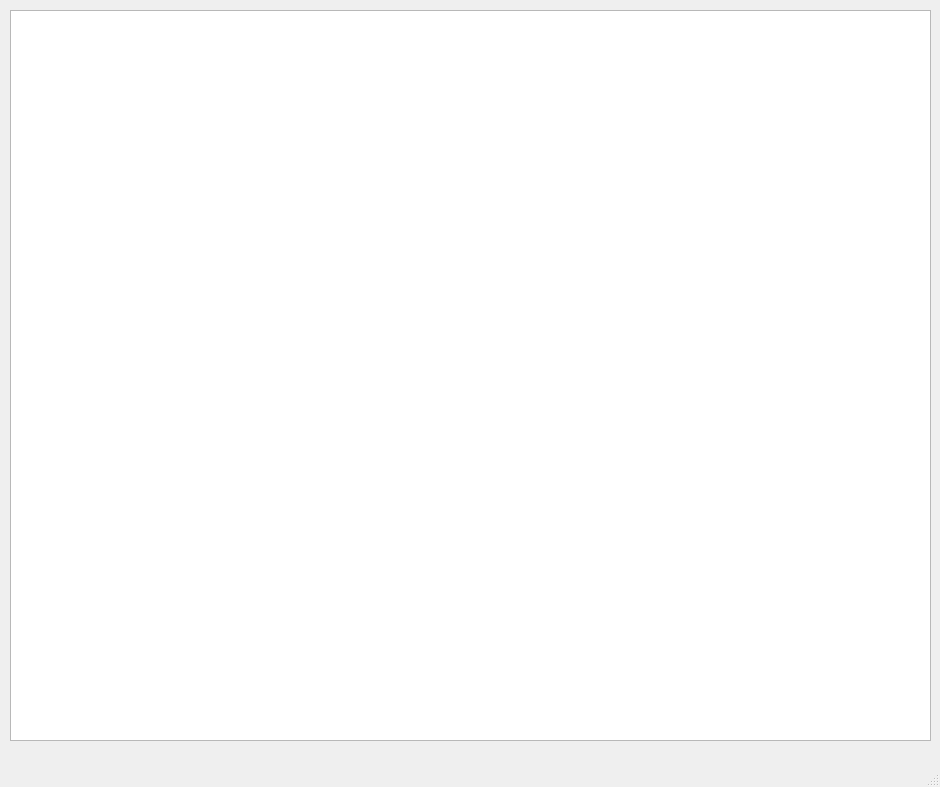
<?xml version="1.0" encoding="UTF-8"?>
<ui version="4.0">
 <class>MainWindow</class>
 <widget class="QMainWindow" name="MainWindow">
  <property name="geometry">
   <rect>
    <x>0</x>
    <y>0</y>
    <width>940</width>
    <height>787</height>
   </rect>
  </property>
  <property name="windowTitle">
   <string>MainWindow</string>
  </property>
  <widget class="QWidget" name="centralwidget">
   <widget class="QGraphicsView" name="graphicsView">
    <property name="geometry">
     <rect>
      <x>10</x>
      <y>10</y>
      <width>921</width>
      <height>731</height>
     </rect>
    </property>
   </widget>
  </widget>
  <widget class="QMenuBar" name="menubar">
   <property name="geometry">
    <rect>
     <x>0</x>
     <y>0</y>
     <width>940</width>
     <height>17</height>
    </rect>
   </property>
  </widget>
  <widget class="QStatusBar" name="statusbar"/>
 </widget>
 <resources/>
 <connections/>
</ui>
